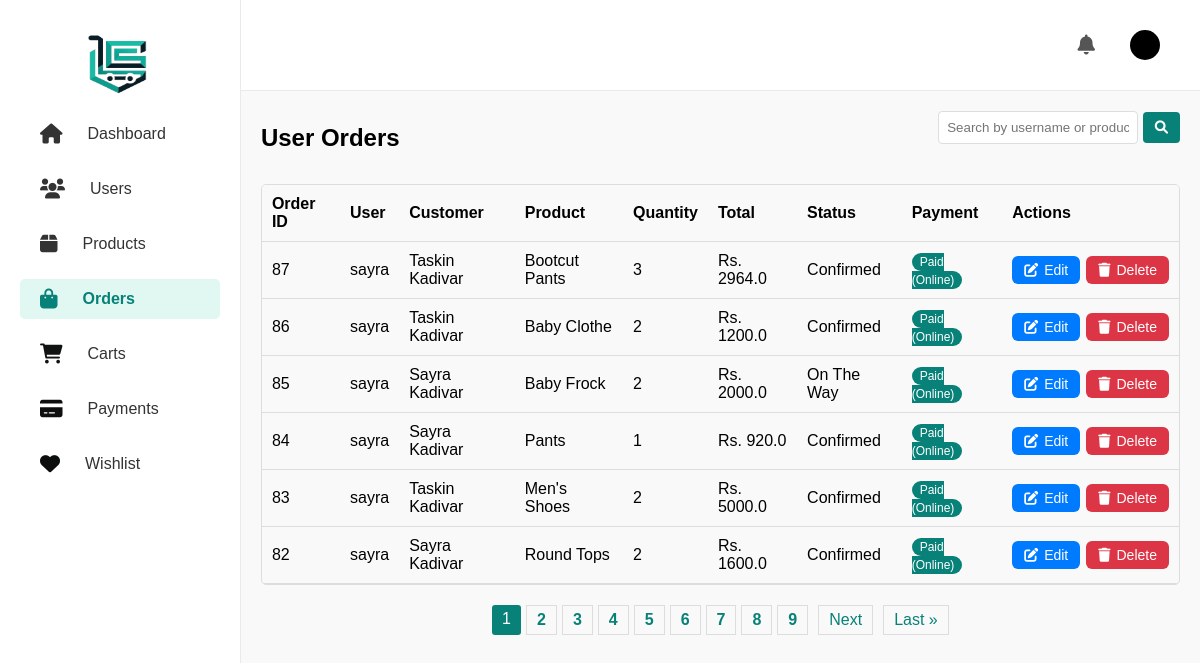
Screenshot of /dashboard/orders/ with the database file from the repository.
### app/models.py (models this page shows, shortened)
class OrderPlaced(models.Model):
    user = models.ForeignKey(User, on_delete=models.CASCADE)
    customer = models.ForeignKey(Customer, on_delete=models.CASCADE, related_name='orders_as_customer')
    product = models.ForeignKey(Product, on_delete=models.CASCADE)
    quantity = models.PositiveIntegerField(default=1)
    ordered_date = models.DateTimeField(auto_now_add=True)
    status = models.CharField(max_length=50, choices=STATUS_CHOICES, default='Pending')
    payment = models.ForeignKey(Payment, on_delete=models.SET_NULL, null=True, blank=True, related_name='orders')
    shipping_address = models.ForeignKey(
        Customer, on_delete=models.SET_NULL, null=True, blank=True, related_name='orders_as_shipping_address'
    )
    @property
    def total_cost(self):
        return self.quantity * self.product.discounted_price

class Customer(models.Model):
    user = models.ForeignKey(User, on_delete=models.CASCADE)
    name = models.CharField(max_length=200)
    locality = models.CharField(max_length=200)
    city = models.CharField(max_length=50)
    mobile = models.CharField(max_length=15)  # Changed from IntegerField to CharField
    zipcode = models.CharField(max_length=10)  # Changed to CharField to allow leading zeros
    state = models.CharField(choices=STATE_CHOICES, max_length=100)
    created_at = models.DateTimeField(default=now)
    def __str__(self):
        return self.name

class Product(models.Model):
    title = models.CharField(max_length=100)
    selling_price = models.FloatField()
    discounted_price = models.FloatField()
    description = models.TextField()
    composition = models.TextField(default='', blank=True)
    prodapp = models.TextField(default='', blank=True)
    category = models.CharField(choices=CATEGORY_CHOICES, max_length=2)
    product_image = models.ImageField(upload_to='product')
    created_at = models.DateTimeField(auto_now_add=True)
    def __str__(self):
        return self.title

### app/views.py (the view)
# urls.py: path('dashboard/orders/', views.dashboard_orders, name='dashboard_orders'),
def dashboard_orders(request):
    query = request.GET.get('q')
    orders = OrderPlaced.objects.select_related('user', 'product', 'payment')
    if query:
        orders = orders.filter(
            Q(user__username__icontains=query) |
            Q(product__name__icontains=query)
        )
    orders = orders.order_by('-ordered_date')
    paginator = Paginator(orders, 6)
    page_number = request.GET.get('page')
    orders_page = paginator.get_page(page_number)
    return render(request, 'app/admin_dashboard_orders.html', {'orders': orders_page})

### templates/app/admin_dashboard_orders.html (shortened to what this page needs)
{% extends 'app/dashboard_static.html' %}
{% load static %}
{% block order-content %}
<div class="customer-container">
    <div class="customer-header">
        <h1 class="customer-title">User Orders</h1>
        <form method="GET" class="search-form">
            <input type="text" name="q" value="{{ request.GET.q }}" placeholder="Search by username or product" class="search-input">
            <button type="submit" class="search-btn"><i class="fa-solid fa-magnifying-glass" style="color: #ffffff;"></i></button>
        </form>
    </div>
    <div class="customer-table-container">
        <table class="customer-table">
            <thead>
                <tr>
                    <th>Order ID</th>
                    <th>User</th>
                    <th>Customer</th>
                    <th>Product</th>
                    <th>Quantity</th>
                    <th>Total</th>
                    <th>Status</th>
                    <th>Payment</th>
                    <th>Actions</th>
                </tr>
            </thead>
            <tbody>
                {% for order in orders %}
                <tr>
                    <td>{{ order.id }}</td>
                    <td>{{ order.user.username }}</td>
                    <td>{{ order.customer }} </td>
                    <td>{{ order.product }}</td>
                    <td>{{ order.quantity }}</td>
                    <td>Rs. {{ order.total_cost }}</td>
                    <td>{{ order.status }}</td>
                    <td>
                        {% if order.payment %}
                            {% if order.payment.status == "Success" %}
                                <span class="badge bg-success">Paid (Online)</span>
                            {% elif order.payment.status == "Pending" %}
                                <span class="badge bg-warning text-dark">Pending (COD)</span>
                            {% endif %}
                        {% else %}
                            <span class="badge bg-danger">No Info</span>
                        {% endif %}
                    </td>
                    <td>
                        <div class="btn-group" style="display: flex; gap: 6px;">
                            <a href="{% url 'edit_order' order.id %}" class="action-btn edit-btn">
                                <i class="fa-solid fa-pen-to-square"></i> Edit
                            </a>
                            <form action="{% url 'delete_order' order.id %}" method="post" onsubmit="return confirm('Are you sure you want to delete this order?');">
                                <button type="submit" class="action-btn delete-btn">
                                    <i class="fa-solid fa-trash"></i> Delete
                                </button>
                            </form>
                        </div>
                    </td>
                </tr>
                {% empty %}
                <tr>
                    <td colspan="8">No orders found.</td>
                </tr>
                {% endfor %}
            </tbody>
        </table>
    </div>
    <div class="pagination">
        <span class="step-links">
            <span class="page-numbers">
                {% for num in orders.paginator.page_range %}
                    {% if orders.number == num %}
                        <span class="current-page">{{ num }}</span>
                    {% else %}
                        <a href="?page={{ num }}" class="page-link">{{ num }}</a>
                    {% endif %}
                {% endfor %}
            </span>
            {% if orders.has_next %}
                <a href="?page={{ orders.next_page_number }}" class="pagination-arrow">Next</a>
                <a href="?page={{ orders.paginator.num_pages }}" class="pagination-arrow">Last &raquo;</a>
            {% endif %}
        </span>
    </div>
    <br><br>
</div>
{% endblock order-content %}

### templates/app/dashboard_static.html (style rules this page uses)
* { margin: 0; padding: 0; box-sizing: border-box; }
body { font-family: Arial, sans-serif; display: flex; height: 100vh; background-color: #f9f9f9; }
.badge { background-color: #088178; color: #fff; border-radius: 12px; padding: 2px 8px; font-size: 12px; }
.customer-container { font-family: Arial, sans-serif; margin: 20px; }
.customer-header { display: flex; justify-content: space-between; align-items: center; margin-bottom: 20px; }
.customer-title { font-size: 24px; margin: 0; }
.customer-table-container { border: 1px solid #ddd; border-radius: 5px; overflow: hidden; }
.customer-table { width: 100%; border-collapse: collapse; }
.customer-table thead { background-color: #f9f9f9; }
.customer-table th, .customer-table td { padding: 10px; text-align: left; border-bottom: 1px solid #ddd; }
.customer-table th { font-weight: bold; }
td { text-align: center; padding: 10px; }
.pagination { display: flex; justify-content: center; align-items: center; margin-top: 20px; }
.step-links { display: flex; gap: 10px; }
.page-numbers { display: flex; gap: 5px; }
.page-link, .pagination-arrow { text-decoration: none; padding: 5px 10px; border: 1px solid #ddd; color: #088178; font-weight: bold; }
.current-page { background-color: #088178; color: white; padding: 5px 10px; border-radius: 3px; }
.pagination-arrow { font-weight: normal; }
.search-form { margin-bottom: 20px; }
.search-input { padding: 8px; border: 1px solid #ddd; border-radius: 4px; width: 200px; }
.search-btn { padding: 8px 12px; background-color: #088178; color: white; border: none; border-radius: 4px; cursor: pointer; }

### templates/app/admin_dashboard_orders.html (style rules this page uses)
.action-btn { padding: 6px 12px; border: none; border-radius: 6px; font-size: 14px; font-weight: 500; color: white; cursor: pointer; text-decoration: none; display: inline-flex; align-items: center; gap: 6px; transition: background-color 0.3s ease; }
.edit-btn { background-color: #007bff; }
.delete-btn { background-color: #dc3545; }

### rows the page displays
OrderPlaced: id "87", user.username "sayra", customer "Taskin Kadivar", product "Bootcut Pants", quantity "3", total_cost "2964.0", status "Confirmed", shows "Paid (Online)"
OrderPlaced: id "86", user.username "sayra", customer "Taskin Kadivar", product "Baby Clothe", quantity "2", total_cost "1200.0", status "Confirmed", shows "Paid (Online)"
OrderPlaced: id "85", user.username "sayra", customer "Sayra Kadivar", product "Baby Frock", quantity "2", total_cost "2000.0", status "On The Way", shows "Paid (Online)"
OrderPlaced: id "84", user.username "sayra", customer "Sayra Kadivar", product "Pants", quantity "1", total_cost "920.0", status "Confirmed", shows "Paid (Online)"
OrderPlaced: id "83", user.username "sayra", customer "Taskin Kadivar", product "Men's Shoes", quantity "2", total_cost "5000.0", status "Confirmed", shows "Paid (Online)"
OrderPlaced: id "82", user.username "sayra", customer "Sayra Kadivar", product "Round Tops", quantity "2", total_cost "1600.0", status "Confirmed", shows "Paid (Online)"

### other values shown
{{ num }} "1"
{{ num }} "2" "3" "4" "5" "6" "7" "8" "9"
